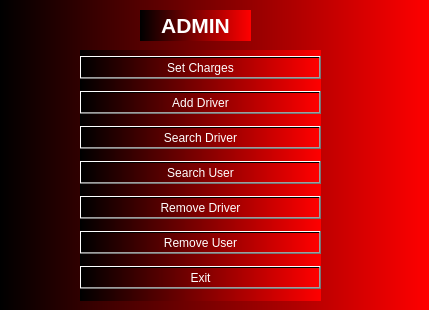
<?xml version="1.0" encoding="UTF-8"?>
<ui version="4.0">
 <class>adminDialog</class>
 <widget class="QDialog" name="adminDialog">
  <property name="geometry">
   <rect>
    <x>0</x>
    <y>0</y>
    <width>429</width>
    <height>310</height>
   </rect>
  </property>
  <property name="windowTitle">
   <string>Dialog</string>
  </property>
  <property name="styleSheet">
   <string notr="true">font: 12pt &quot;MS Reference Sans Serif&quot;;
background-color: qlineargradient(spread:pad, x1:0, y1:0, x2:1, y2:0, stop:0 rgba(0, 0, 0), stop:1 rgba(255, 0, 0));
color: rgb(255, 255, 255);</string>
  </property>
  <widget class="QWidget" name="layoutWidget">
   <property name="geometry">
    <rect>
     <x>80</x>
     <y>50</y>
     <width>241</width>
     <height>251</height>
    </rect>
   </property>
   <layout class="QVBoxLayout" name="verticalLayout">
    <item>
     <widget class="QPushButton" name="pushButton_SetCharges">
      <property name="text">
       <string>Set Charges</string>
      </property>
     </widget>
    </item>
    <item>
     <widget class="QPushButton" name="pushButton_2_AddDriver">
      <property name="text">
       <string>Add Driver</string>
      </property>
     </widget>
    </item>
    <item>
     <widget class="QPushButton" name="pushButton_3_SearchDriver">
      <property name="text">
       <string>Search Driver</string>
      </property>
     </widget>
    </item>
    <item>
     <widget class="QPushButton" name="pushButton_4_SearchUser">
      <property name="text">
       <string>Search User</string>
      </property>
     </widget>
    </item>
    <item>
     <widget class="QPushButton" name="pushButton_5_RemoveDriver">
      <property name="text">
       <string>Remove Driver</string>
      </property>
     </widget>
    </item>
    <item>
     <widget class="QPushButton" name="pushButton_6_RemoveUser">
      <property name="text">
       <string>Remove User</string>
      </property>
     </widget>
    </item>
    <item>
     <widget class="QPushButton" name="pushButton_7_Exit">
      <property name="text">
       <string>Exit</string>
      </property>
     </widget>
    </item>
   </layout>
  </widget>
  <widget class="QLabel" name="label">
   <property name="geometry">
    <rect>
     <x>140</x>
     <y>10</y>
     <width>111</width>
     <height>31</height>
    </rect>
   </property>
   <property name="text">
    <string>&lt;html&gt;&lt;head/&gt;&lt;body&gt;&lt;p align=&quot;center&quot;&gt;&lt;span style=&quot; font-size:16pt; font-weight:600;&quot;&gt;ADMIN&lt;/span&gt;&lt;/p&gt;&lt;/body&gt;&lt;/html&gt;</string>
   </property>
  </widget>
 </widget>
 <resources/>
 <connections/>
</ui>
